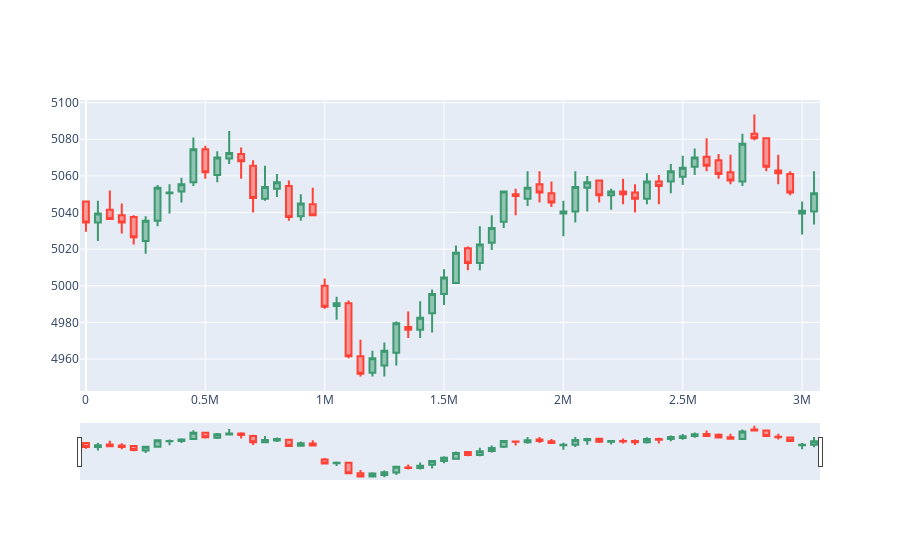

This figure's notebook cell:
### Code cell
CANDLESTICK_INTERVAL = 500

# Create empty lists to store the OHLC data
opens, closes, highs, lows = [], [], [], []

for i in range (0, (len(star_data)), CANDLESTICK_INTERVAL):
    try:
        candlestick = star_data.iloc[i:i+CANDLESTICK_INTERVAL]
        open_price = candlestick['mid_price'].iloc[0]
        close_price = candlestick['mid_price'].iloc[-1]
        high_price = candlestick['mid_price'].max()
        low_price = candlestick['mid_price'].min()

        # Append the OHLC data to the lists
        opens.append(open_price)
        closes.append(close_price)
        highs.append(high_price)
        lows.append(low_price)
    except IndexError:
        print(f"Caught an IndexError at i = {i}")
        break

# Create a candlestick chart
fig = go.Figure(data=[go.Candlestick(x=star_data.index[::CANDLESTICK_INTERVAL],
                                     open=opens,
                                     high=highs,
                                     low=lows,
                                     close=closes)])
fig.show()
